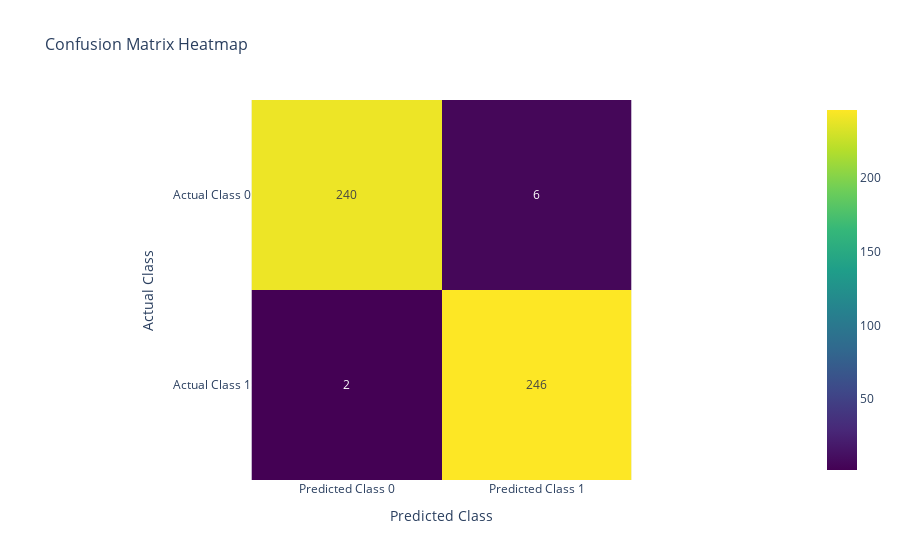

The notebook cell saved with this chart:
### Markdown cell above
# Plot the Output

### Code cell
from sklearn.metrics import confusion_matrix
import plotly.express as px
import numpy as np
import pandas as pd

# Calculate the confusion matrix
cm = confusion_matrix(y_test, y_pred)

# Create a DataFrame for the confusion matrix
cm_df = pd.DataFrame(cm, 
                     index=['Actual Class 0', 'Actual Class 1'], 
                     columns=['Predicted Class 0', 'Predicted Class 1'])

# Create the heatmap
fig_heatmap = px.imshow(cm_df, 
                         text_auto=True, 
                         title='Confusion Matrix Heatmap',
                         labels=dict(x='Predicted Class', y='Actual Class'),
                         color_continuous_scale='Viridis')

# Update layout for better aesthetics
fig_heatmap.update_layout(title_font_size=16,
                          xaxis_title='Predicted Class',
                          yaxis_title='Actual Class',
                          font=dict(size=12))

# Show the heatmap
fig_heatmap.show()

### Figure 1 — Plotly figure (JSON) as saved in the notebook; plotly's stock layout.template omitted (floating-point values rounded to 4 significant figures)
{"data": [{"coloraxis": "coloraxis", "hovertemplate": "Predicted Class: %{x}<br>Actual Class: %{y}<br>color: %{z}<extra></extra>", "name": "0", "texttemplate": "%{z}", "type": "heatmap", "x": ["Predicted Class 0", "Predicted Class 1"], "xaxis": "x", "y": ["Actual Class 0", "Actual Class 1"], "yaxis": "y", "z": [[240, 6], [2, 246]]}], "layout": {"coloraxis": {"colorscale": [[0, "#440154"], [0.1111, "#482878"], [0.2222, "#3e4989"], [0.3333, "#31688e"], [0.4444, "#26828e"], [0.5556, "#1f9e89"], [0.6667, "#35b779"], [0.7778, "#6ece58"], [0.8889, "#b5de2b"], [1, "#fde725"]]}, "font": {"size": 12}, "title": {"font": {"size": 16}, "text": "Confusion Matrix Heatmap"}, "xaxis": {"anchor": "y", "constrain": "domain", "domain": [0, 1], "scaleanchor": "y", "title": {"text": "Predicted Class"}}, "yaxis": {"anchor": "x", "autorange": "reversed", "constrain": "domain", "domain": [0, 1], "title": {"text": "Actual Class"}}}}
